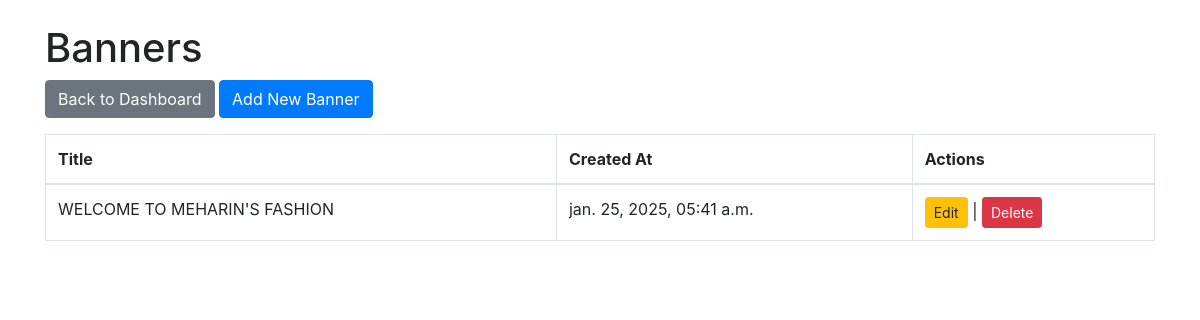
Page /banner_list (signed in) on the committed database.
### core/models.py (models this page shows, shortened)
class Banner(models.Model):
    title = models.CharField(max_length=255)
    subtitle = models.CharField(max_length=255, blank=True, null=True)
    image = models.ImageField(upload_to='banners/')
    created_at = models.DateTimeField(auto_now_add=True)

### core/views.py (the view)
# urls.py: path('banner_list', views.banner_list, name='banner_list'),
@never_cache
@login_required
def banner_list(request):
    if not request.user.is_superuser:
        return redirect('login')
    banners = Banner.objects.all()  # Fetch all banners (this should get the latest data)
    return render(request, 'core/banner_list.html', {'banners': banners})

### templates/core/banner_list.html (shortened to what this page needs)
<!DOCTYPE html>
<html lang="en">
<head>
    <link rel="stylesheet" href="https://stackpath.bootstrapcdn.com/bootstrap/4.4.1/css/bootstrap.min.css">
</head>
<body>
    <div class="container mt-4">
        <h1>Banners</h1>
        <a href="{% url 'custom_admin_dashboard' %}" class="btn btn-secondary mb-3">Back to Dashboard</a>
        <a href="{% url 'add_banner' %}" class="btn btn-primary mb-3">Add New Banner</a>
<table class="table table-bordered">
    <thead>
        <tr>
            <th>Title</th>
            <th>Created At</th>
            <th>Actions</th>
        </tr>
    </thead>
    <tbody>
        {% for banner in banners %}
            <tr>
                <td>{{ banner.title }}</td>
                <td>{{ banner.created_at|date:"b. d, Y, H:i a" }}</td>
                <td>
                    <a href="{% url 'edit_banner' banner.id %}" class="btn btn-warning btn-sm">Edit</a> |
                    <a href="{% url 'delete_banner' banner.id %}" onclick="return confirm('Are you sure you want to delete this banner?');" class="btn btn-danger btn-sm">Delete</a>
                </td>
            </tr>
        {% endfor %}
    </tbody>
</table>
    </div>
</body>
</html>

### rows in the picture
Banner: title "WELCOME TO MEHARIN'S FASHION", created_at "jan. 25, 2025, 05:41 a.m."
